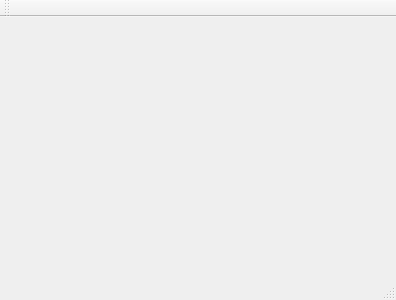
<?xml version="1.0" encoding="UTF-8"?>
<ui version="4.0">
 <class>BaseWindow</class>
 <widget class="QMainWindow" name="BaseWindow">
  <property name="geometry">
   <rect>
    <x>0</x>
    <y>0</y>
    <width>396</width>
    <height>300</height>
   </rect>
  </property>
  <property name="windowTitle">
   <string>BaseWindow</string>
  </property>
  <widget class="QWidget" name="centralWidget"/>
  <widget class="QMenuBar" name="menuBar">
   <property name="geometry">
    <rect>
     <x>0</x>
     <y>0</y>
     <width>396</width>
     <height>26</height>
    </rect>
   </property>
  </widget>
  <widget class="QToolBar" name="mainToolBar">
   <attribute name="toolBarArea">
    <enum>TopToolBarArea</enum>
   </attribute>
   <attribute name="toolBarBreak">
    <bool>false</bool>
   </attribute>
  </widget>
  <widget class="QStatusBar" name="statusBar"/>
 </widget>
 <layoutdefault spacing="6" margin="11"/>
 <resources/>
 <connections/>
</ui>
